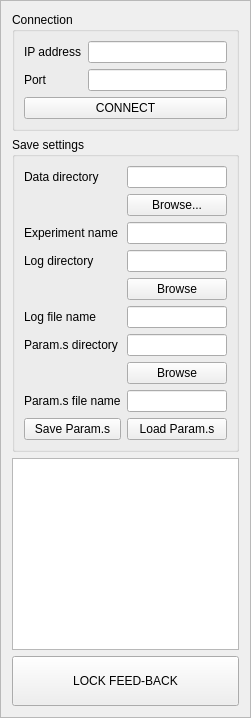
     <widget class="QFrame" name="conSavLogFrame">
      <property name="minimumSize">
       <size>
        <width>250</width>
        <height>0</height>
       </size>
      </property>
      <property name="maximumSize">
       <size>
        <width>251</width>
        <height>16777215</height>
       </size>
      </property>
      <property name="frameShape">
       <enum>QFrame::StyledPanel</enum>
      </property>
      <property name="frameShadow">
       <enum>QFrame::Raised</enum>
      </property>
      <layout class="QVBoxLayout" name="conSavLogVert" stretch="1,3,6,0">
       <property name="sizeConstraint">
        <enum>QLayout::SetDefaultConstraint</enum>
       </property>
       <item>
        <widget class="QGroupBox" name="connBox">
         <property name="maximumSize">
          <size>
           <width>300</width>
           <height>16777215</height>
          </size>
         </property>
         <property name="title">
          <string>Connection</string>
         </property>
         <layout class="QVBoxLayout" name="connBoxVert">
          <property name="sizeConstraint">
           <enum>QLayout::SetMaximumSize</enum>
          </property>
          <item>
           <layout class="QFormLayout" name="connForm">
            <property name="sizeConstraint">
             <enum>QLayout::SetMaximumSize</enum>
            </property>
            <item row="0" column="1">
             <widget class="QLineEdit" name="ipAddLine"/>
            </item>
            <item row="0" column="0">
             <widget class="QLabel" name="ipAddLab">
              <property name="text">
               <string>IP address</string>
              </property>
             </widget>
            </item>
            <item row="1" column="1">
             <widget class="QLineEdit" name="portLine"/>
            </item>
            <item row="1" column="0">
             <widget class="QLabel" name="portLab">
              <property name="text">
               <string>Port</string>
              </property>
             </widget>
            </item>
           </layout>
          </item>
          <item>
           <widget class="QPushButton" name="connectBtn">
            <property name="text">
             <string>CONNECT</string>
            </property>
           </widget>
          </item>
         </layout>
        </widget>
       </item>
       <item>
        <widget class="QGroupBox" name="saveBox">
         <property name="maximumSize">
          <size>
           <width>300</width>
           <height>16777215</height>
          </size>
         </property>
         <property name="title">
          <string>Save settings</string>
         </property>
         <layout class="QVBoxLayout" name="saveBoxVert">
          <property name="sizeConstraint">
           <enum>QLayout::SetMaximumSize</enum>
          </property>
          <item>
           <layout class="QGridLayout" name="saveGrid" columnstretch="1,0">
            <property name="sizeConstraint">
             <enum>QLayout::SetMaximumSize</enum>
            </property>
            <item row="1" column="1">
             <widget class="QPushButton" name="dataDirBtn">
              <property name="text">
               <string>Browse...</string>
              </property>
             </widget>
            </item>
            <item row="0" column="0">
             <widget class="QLabel" name="dataDirLab">
              <property name="text">
               <string>Data directory</string>
              </property>
             </widget>
            </item>
            <item row="0" column="1">
             <widget class="QLineEdit" name="dataDirLine"/>
            </item>
            <item row="4" column="1">
             <widget class="QPushButton" name="logDirBtn">
              <property name="text">
               <string>Browse</string>
              </property>
             </widget>
            </item>
            <item row="5" column="0">
             <widget class="QLabel" name="logNameLab">
              <property name="text">
               <string>Log file name</string>
              </property>
             </widget>
            </item>
            <item row="3" column="0">
             <widget class="QLabel" name="logDirLab">
              <property name="text">
               <string>Log directory</string>
              </property>
             </widget>
            </item>
            <item row="3" column="1">
             <widget class="QLineEdit" name="logDirLine"/>
            </item>
            <item row="5" column="1">
             <widget class="QLineEdit" name="logNameLine"/>
            </item>
            <item row="6" column="1">
             <widget class="QLineEdit" name="parDirLine"/>
            </item>
            <item row="6" column="0">
             <widget class="QLabel" name="parDirLab">
              <property name="text">
               <string>Param.s directory</string>
              </property>
             </widget>
            </item>
            <item row="7" column="1">
             <widget class="QPushButton" name="parDirBtn">
              <property name="text">
               <string>Browse</string>
              </property>
             </widget>
            </item>
            <item row="8" column="0">
             <widget class="QLabel" name="parNameLab">
              <property name="text">
               <string>Param.s file name</string>
              </property>
             </widget>
            </item>
            <item row="9" column="1">
             <widget class="QPushButton" name="parLoadBtn">
              <property name="text">
               <string>Load Param.s</string>
              </property>
             </widget>
            </item>
            <item row="8" column="1">
             <widget class="QLineEdit" name="parNameLine"/>
            </item>
            <item row="9" column="0">
             <widget class="QPushButton" name="parSaveBtn">
              <property name="text">
               <string>Save Param.s</string>
              </property>
             </widget>
            </item>
            <item row="2" column="1">
             <widget class="QLineEdit" name="dataNameLine"/>
            </item>
            <item row="2" column="0">
             <widget class="QLabel" name="dataNameLab">
              <property name="text">
               <string>Experiment name</string>
              </property>
             </widget>
            </item>
           </layout>
          </item>
         </layout>
        </widget>
       </item>
       <item>
        <widget class="QTextEdit" name="logText">
         <property name="maximumSize">
          <size>
           <width>300</width>
           <height>16777215</height>
          </size>
         </property>
        </widget>
       </item>
       <item>
        <widget class="QPushButton" name="lockFbBtn">
         <property name="sizePolicy">
          <sizepolicy hsizetype="Minimum" vsizetype="Minimum">
           <horstretch>0</horstretch>
           <verstretch>0</verstretch>
          </sizepolicy>
         </property>
         <property name="minimumSize">
          <size>
           <width>0</width>
           <height>50</height>
          </size>
         </property>
         <property name="text">
          <string>LOCK FEED-BACK</string>
         </property>
        </widget>
       </item>
      </layout>
     </widget>
